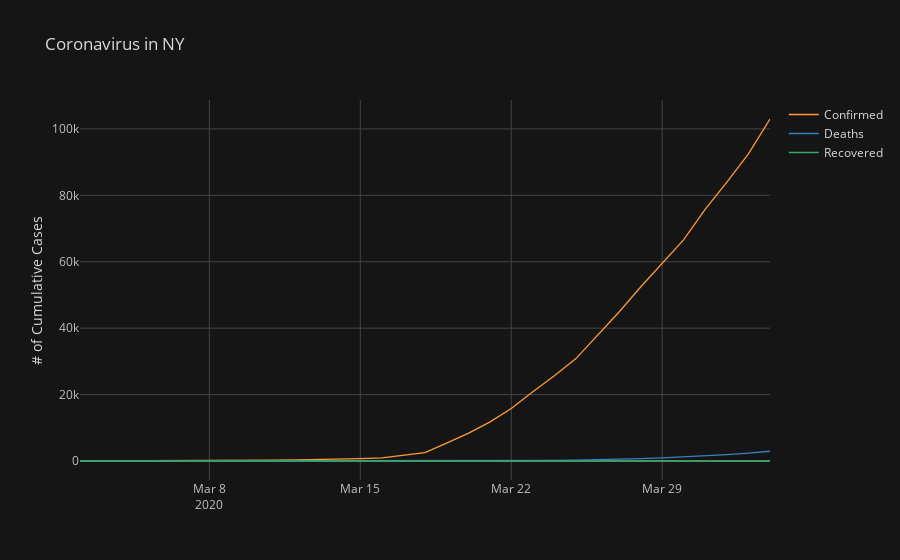

The cell this chart's notebook holds for it:
### Code cell
def get_and_plot_state(df,state_name='NY',plot=True):
    state = get_state_ts(df,state_name)
    ts = state.resample('d').sum()
    if plot:
        pfig = iplot_corona(ts,state_name)
        display(pfig)
    return ts#pfig

test = get_and_plot_state(df,state_name='NY')
test

### Figure 1 — Plotly figure (JSON) as saved in the notebook; plotly's stock layout.template omitted (floating-point values rounded to 4 significant figures)
{"data": [{"line": {"color": "rgba(255, 153, 51, 1.0)", "dash": "solid", "shape": "linear", "width": 1.3}, "mode": "lines", "name": "Confirmed", "text": "", "type": "scatter", "x": ["2020-03-02", "2020-03-03", "2020-03-04", "2020-03-05", "2020-03-06", "2020-03-07", "2020-03-08", "2020-03-09", "2020-03-10", "2020-03-11", "2020-03-12", "2020-03-13", "2020-03-14", "2020-03-15", "2020-03-16", "2020-03-17", "2020-03-18", "2020-03-19", "2020-03-20", "2020-03-21", "2020-03-22", "2020-03-23", "2020-03-24", "2020-03-25", "2020-03-26", "2020-03-27", "2020-03-28", "2020-03-29", "2020-03-30", "2020-03-31", "2020-04-01", "2020-04-02", "2020-04-03"], "y": [1, 2, 11, 23, 36, 76, 106, 142, 173, 220, 328, 421, 525, 732, 967, 1706, 2495, 5365, 8310, 11710, 15800, 20884, 25681, 30841, 37877, 44876, 52410, 59648, 66663, 75833, 83948, 92506, 102987]}, {"line": {"color": "rgba(55, 128, 191, 1.0)", "dash": "solid", "shape": "linear", "width": 1.3}, "mode": "lines", "name": "Deaths", "text": "", "type": "scatter", "x": ["2020-03-02", "2020-03-03", "2020-03-04", "2020-03-05", "2020-03-06", "2020-03-07", "2020-03-08", "2020-03-09", "2020-03-10", "2020-03-11", "2020-03-12", "2020-03-13", "2020-03-14", "2020-03-15", "2020-03-16", "2020-03-17", "2020-03-18", "2020-03-19", "2020-03-20", "2020-03-21", "2020-03-22", "2020-03-23", "2020-03-24", "2020-03-25", "2020-03-26", "2020-03-27", "2020-03-28", "2020-03-29", "2020-03-30", "2020-03-31", "2020-04-01", "2020-04-02", "2020-04-03"], "y": [0, 0, 0, 0, 0, 0, 0, 0, 0, 0, 0, 0, 2, 3, 10, 13, 16, 34, 42, 60, 117, 158, 210, 285, 385, 527, 728, 965, 1218, 1550, 1941, 2373, 2935]}, {"line": {"color": "rgba(50, 171, 96, 1.0)", "dash": "solid", "shape": "linear", "width": 1.3}, "mode": "lines", "name": "Recovered", "text": "", "type": "scatter", "x": ["2020-03-02", "2020-03-03", "2020-03-04", "2020-03-05", "2020-03-06", "2020-03-07", "2020-03-08", "2020-03-09", "2020-03-10", "2020-03-11", "2020-03-12", "2020-03-13", "2020-03-14", "2020-03-15", "2020-03-16", "2020-03-17", "2020-03-18", "2020-03-19", "2020-03-20", "2020-03-21", "2020-03-22", "2020-03-23", "2020-03-24", "2020-03-25", "2020-03-26", "2020-03-27", "2020-03-28", "2020-03-29", "2020-03-30", "2020-03-31", "2020-04-01", "2020-04-02", "2020-04-03"], "y": [0, 0, 0, 0, 0, 0, 0, 0, 0, 0, 0, 0, 0, 0, 0, 0, 0, 0, 0, 0, 0, 0, 0, 0, 0, 0, 0, 0, 0, 0, 0, 0, 0]}], "layout": {"legend": {"bgcolor": "#151516", "font": {"color": "#D9D9D9"}}, "paper_bgcolor": "#151516", "plot_bgcolor": "#151516", "title": {"font": {"color": "#D9D9D9"}, "text": "Coronavirus in NY"}, "xaxis": {"gridcolor": "#434343", "showgrid": true, "tickfont": {"color": "#C2C2C2"}, "title": {"font": {"color": "#D9D9D9"}, "text": ""}, "zerolinecolor": "#666570"}, "yaxis": {"gridcolor": "#434343", "showgrid": true, "tickfont": {"color": "#C2C2C2"}, "title": {"font": {"color": "#D9D9D9"}, "text": "# of Cumulative Cases"}, "zerolinecolor": "#666570"}}}
